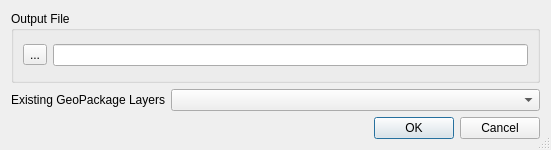
<?xml version="1.0" encoding="UTF-8"?>
<ui version="4.0">
 <class>Increment_gpkg</class>
 <widget class="QDialog" name="Increment_gpkg">
  <property name="geometry">
   <rect>
    <x>0</x>
    <y>0</y>
    <width>551</width>
    <height>150</height>
   </rect>
  </property>
  <property name="sizePolicy">
   <sizepolicy hsizetype="MinimumExpanding" vsizetype="Preferred">
    <horstretch>0</horstretch>
    <verstretch>0</verstretch>
   </sizepolicy>
  </property>
  <property name="windowTitle">
   <string>Increment SWMM GeoPackage</string>
  </property>
  <property name="sizeGripEnabled">
   <bool>true</bool>
  </property>
  <layout class="QGridLayout" name="gridLayout">
   <item row="1" column="1" colspan="2">
    <widget class="QComboBox" name="cbxExistingOptions">
     <property name="sizePolicy">
      <sizepolicy hsizetype="Expanding" vsizetype="Fixed">
       <horstretch>1</horstretch>
       <verstretch>0</verstretch>
      </sizepolicy>
     </property>
    </widget>
   </item>
   <item row="2" column="2">
    <widget class="QDialogButtonBox" name="buttonBox">
     <property name="orientation">
      <enum>Qt::Horizontal</enum>
     </property>
     <property name="standardButtons">
      <set>QDialogButtonBox::Cancel|QDialogButtonBox::Ok</set>
     </property>
    </widget>
   </item>
   <item row="0" column="0" colspan="3">
    <widget class="QGroupBox" name="groupBox">
     <property name="sizePolicy">
      <sizepolicy hsizetype="Preferred" vsizetype="Preferred">
       <horstretch>0</horstretch>
       <verstretch>0</verstretch>
      </sizepolicy>
     </property>
     <property name="title">
      <string>Output File</string>
     </property>
     <layout class="QGridLayout" name="gridLayout_2">
      <item row="0" column="1">
       <widget class="QLineEdit" name="edtOutputFile"/>
      </item>
      <item row="0" column="0">
       <widget class="QToolButton" name="btnBrowse">
        <property name="text">
         <string>...</string>
        </property>
       </widget>
      </item>
     </layout>
    </widget>
   </item>
   <item row="1" column="0">
    <widget class="QLabel" name="static_2">
     <property name="text">
      <string>Existing GeoPackage Layers</string>
     </property>
    </widget>
   </item>
  </layout>
 </widget>
 <resources/>
 <connections>
  <connection>
   <sender>buttonBox</sender>
   <signal>accepted()</signal>
   <receiver>Increment_gpkg</receiver>
   <slot>accept()</slot>
   <hints>
    <hint type="sourcelabel">
     <x>248</x>
     <y>254</y>
    </hint>
    <hint type="destinationlabel">
     <x>157</x>
     <y>274</y>
    </hint>
   </hints>
  </connection>
  <connection>
   <sender>buttonBox</sender>
   <signal>rejected()</signal>
   <receiver>Increment_gpkg</receiver>
   <slot>reject()</slot>
   <hints>
    <hint type="sourcelabel">
     <x>316</x>
     <y>260</y>
    </hint>
    <hint type="destinationlabel">
     <x>286</x>
     <y>274</y>
    </hint>
   </hints>
  </connection>
 </connections>
</ui>
